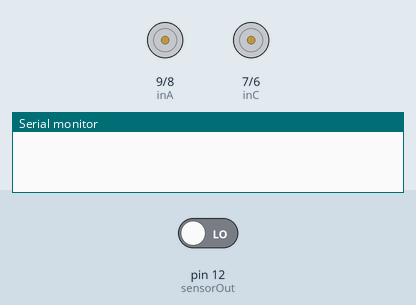
Bench run of a sketch on a simulated Arduino Uno, built with avr-gcc and run on an emulated ATmega328P. Shown: motor-driver pin pairs drawn as motors (green arrow = first pin HIGH = forward, orange = second pin HIGH = backward, longer = more drive, scaled by the enable pin), the last lines printed to the serial monitor. Inputs (shaded band) come from the test bench; at power-on: pin 12 (sensorOut) LOW.

Above: at 0.1 s.
At 3.4 s:
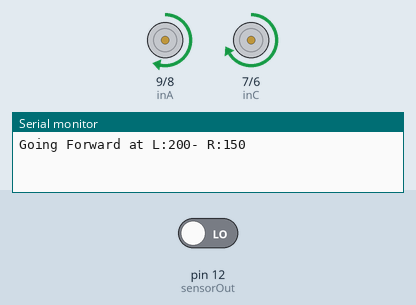
Timing chart, 0 to 4.9 s (numbered marks = the images above):
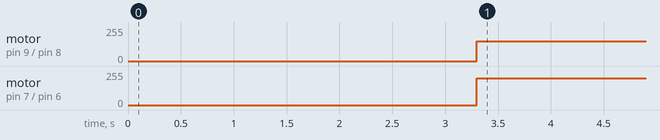

The sketch:

Detect_Color_Sensor.ino
```cpp
#define S0 4
#define S1 11
#define S2 2
#define S3 3
#define sensorOut 12

// motor one
#define enA 10
#define inA 9
#define inB 8
// motor two
#define enB 5
#define inC 7
#define inD 6

int Rfrequency;
int Gfrequency;
int Bfrequency;

void setup() {
  pinModeInit();
  // Setting frequency scaling to 20%
  digitalWrite(S0, HIGH);
  digitalWrite(S1, LOW);
  Serial.begin(9600);
}

bool R_Red = false;
bool G_Red = false;
bool B_Red = false;

void loop() {
  RGB();
  if ((Rfrequency > 130) && (Rfrequency < 180)){
    R_Red = true;
  } else {
    R_Red = false;
  }

  if ((Gfrequency > 300) && (Gfrequency < 380)){
    G_Red = true;
  }else {
    G_Red = false;
  }

  if ((Bfrequency > 55) && (Bfrequency < 100)){
    B_Red = true;
  }
  else {
    B_Red = false;
  }

  if (R_Red && G_Red && B_Red) {
    goForward(200,150);
  }
  else if (R_Red && (G_Red == false) && B_Red) {
    goForward(100,200);
  }
  else if ((R_Red == false) && (G_Red == false) && (B_Red == false)) {
    goForward(200,150);
  }
  else {
    stopMotors();
  }
}

void pinModeInit() {
  pinMode(enA, OUTPUT);
  pinMode(enB, OUTPUT);
  pinMode(inA, OUTPUT);
  pinMode(inB, OUTPUT);
  pinMode(inC, OUTPUT);
  pinMode(inD, OUTPUT);
  pinMode(S0, OUTPUT);
  pinMode(S1, OUTPUT);
  pinMode(S2, OUTPUT);
  pinMode(S3, OUTPUT);
  pinMode(sensorOut, INPUT);
}

void RGB() {
  // Setting (Red)
  digitalWrite(S2,LOW);
  digitalWrite(S3,LOW);
  Rfrequency = pulseIn(sensorOut, LOW);
  delay(100);

  // Setting (Green)
  digitalWrite(S2, HIGH);
  digitalWrite(S3, HIGH);
  Gfrequency = pulseIn(sensorOut, LOW);
  delay(100);

  //Setting (Blue)
  digitalWrite(S2, LOW);
  digitalWrite(S3, HIGH);
  Bfrequency = pulseIn(sensorOut, LOW);
  delay(100);
}

void goForward(int speedLeftMotor, int speedRightMotor) {
  digitalWrite(inA, HIGH);
  digitalWrite(inB, LOW);
  digitalWrite(inC, HIGH);
  digitalWrite(inD, LOW);
  analogWrite(enA, speedRightMotor);
  analogWrite(enB, speedLeftMotor);

  Serial.print("\nGoing Forward at L:");
  Serial.print(speedLeftMotor);
  Serial.print("- R:");
  Serial.println(speedRightMotor);
}

void goBackWards(int speedLeftMotor, int speedRightMotor) {
  digitalWrite(inA, LOW);
  digitalWrite(inB, HIGH);
  digitalWrite(inC, LOW);
  digitalWrite(inD, HIGH);
  analogWrite(enA, speedRightMotor);
  analogWrite(enB, speedLeftMotor);

  Serial.print("\nGoing BackWards at L:");
  Serial.print(speedLeftMotor);
  Serial.print("- R:");
  Serial.println(speedRightMotor);
}

void goLeft(int speed) {
  digitalWrite(inA, HIGH);
  digitalWrite(inB, LOW);
  digitalWrite(inC, LOW);
  digitalWrite(inD, HIGH);
  analogWrite(enA, speed);
  analogWrite(enB, speed);

  Serial.print("\nGoing goLeft at L:");
  Serial.print(speed);
  Serial.print("- R:");
  Serial.println(speed);
}

void goRight(int speed) {
  digitalWrite(inA, LOW);
  digitalWrite(inB, HIGH);
  digitalWrite(inC, HIGH);
  digitalWrite(inD, LOW);
  analogWrite(enA, speed);
  analogWrite(enB, speed);

  Serial.print("\nGoing goRight at L:");
  Serial.print(speed);
  Serial.print("- R:");
  Serial.println(speed);
}

void stopMotors() {
  digitalWrite(inA, LOW);
  digitalWrite(inB, LOW);
  digitalWrite(inC, LOW);
  digitalWrite(inD, LOW);
  analogWrite(enA, 0);
  analogWrite(enB, 0);
}
```

Measured:
- by itself, motor on pin 9 (inA) / pin 8 (inB): stopped → forward 150/255 at 3.3 s
- by itself, motor on pin 7 (inC) / pin 6 (inD): stopped → forward 200/255 at 3.3 s
